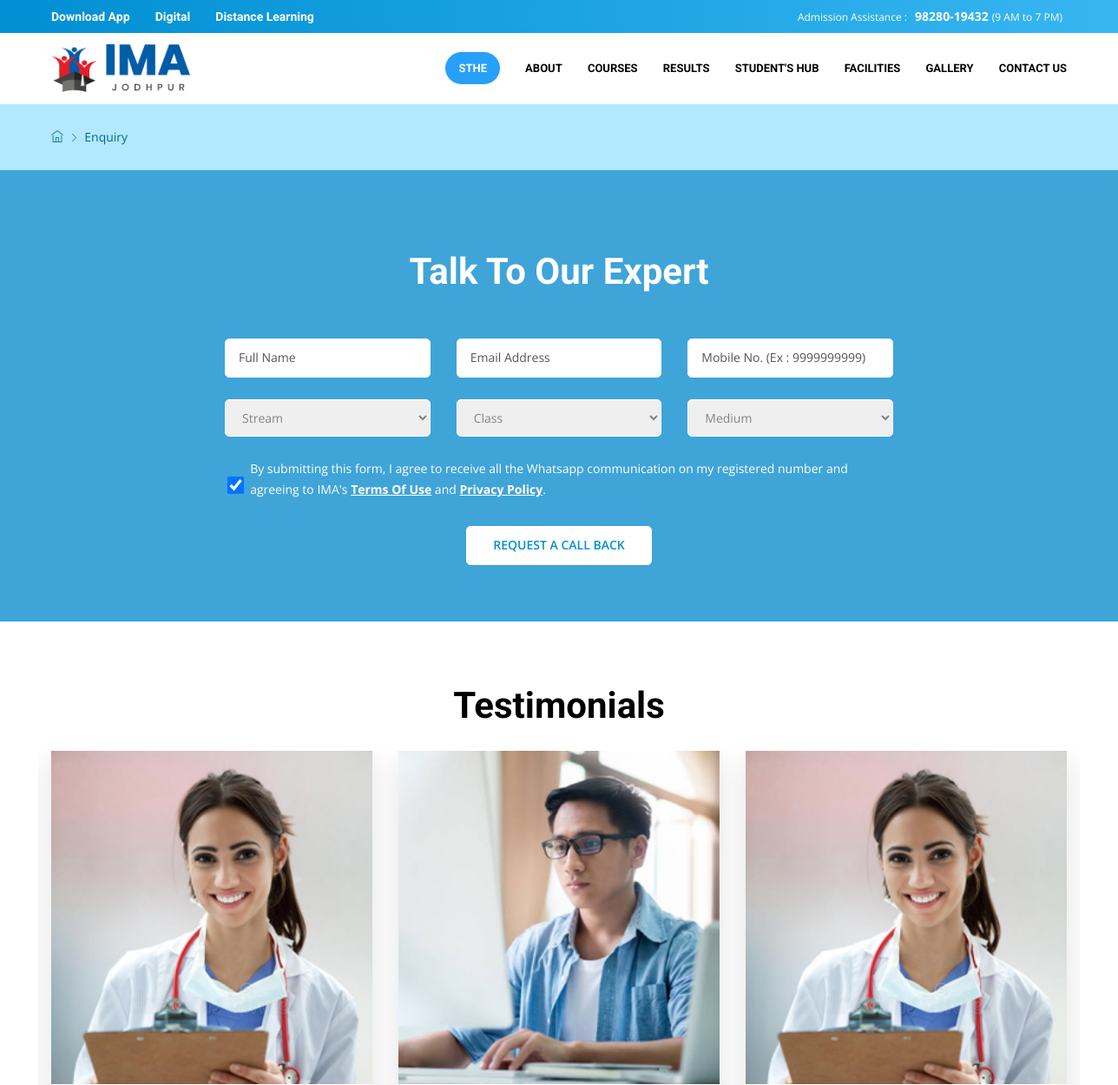
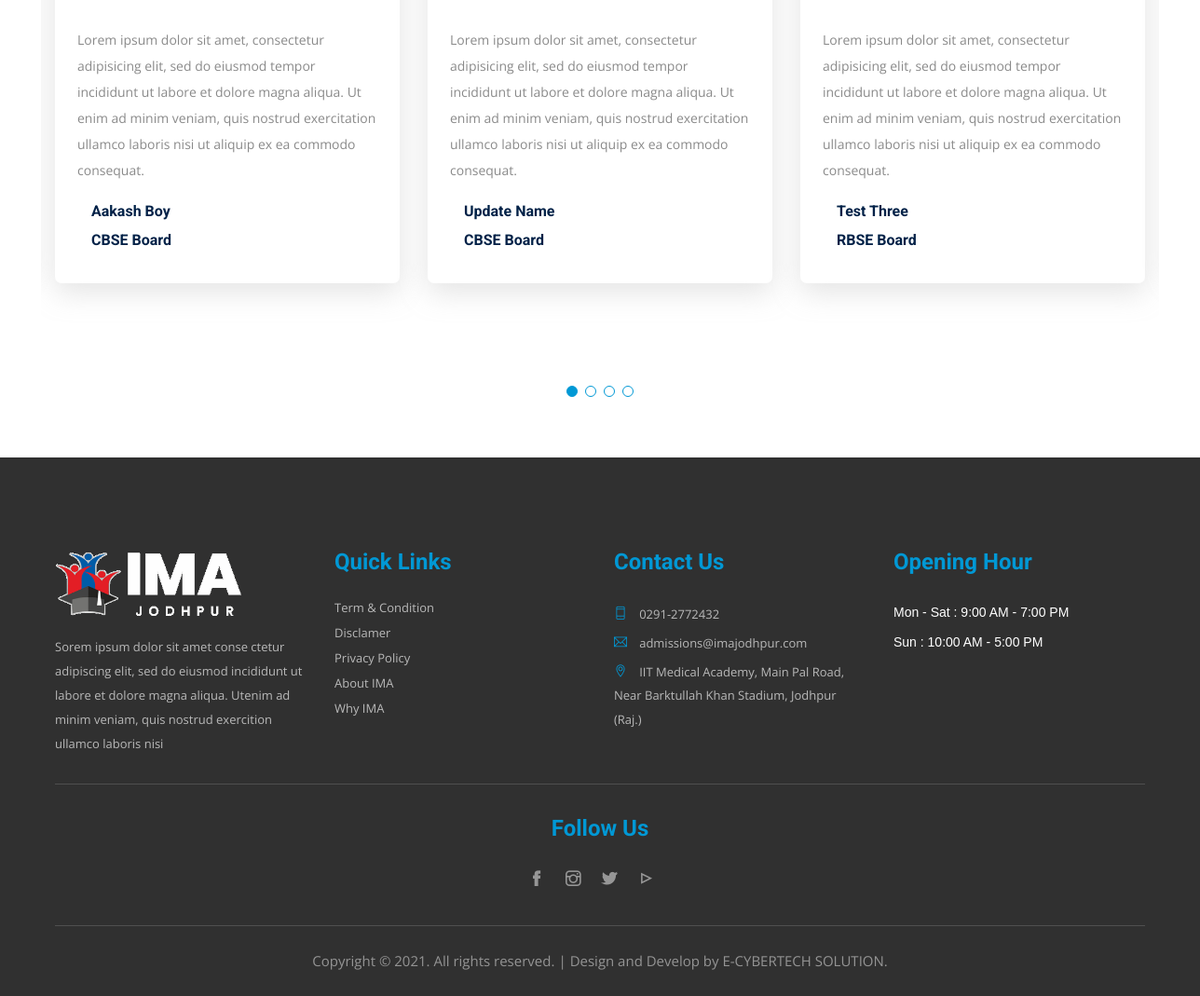
Screenshot of /index.php/home/enquiry with the database file from the repository (2 pictures, top to bottom).
### tables this page shows
CREATE TABLE `testimonial_db` (
  `id` int(11) NOT NULL,
  `name` varchar(250) NOT NULL,
  `class` varchar(10) NOT NULL,
  `board` varchar(100) NOT NULL,
  `message` text NOT NULL,
  `review_img` varchar(50) NOT NULL,
  `review_img_title` varchar(500) NOT NULL,
  `status` int(11) NOT NULL,
  `createDateTime` int(11) NOT NULL
);

### application/controllers/Home.php (called while the page is built, shortened)
<?php defined('BASEPATH') OR exit('No direct script access allowed');
class Home extends CI_Controller
{
	public function __construct()
	{
		$this->load->helper('url');
		$this->load->helper('download');
		$this->load->helper('general_helper');
		$this->load->library('session');
		$this->load->library('pagination');
		$this->load->library('email');
		$this->load->model('register_model');
		$this->load->model('testimonial_model');
		$this->load->model('announcment_model');
		$this->load->model('news_model');
	}
	public function enquiry()
	{
		$header['title'] = "IMA Jodhpur | Talk To Expert | Enquiry";
		$data['testimonial'] = $this->testimonial_model->getAllReview();
		$this->load->view('header', $header);
		$this->load->view('pages/enquiry', $data);
		$this->load->view('footer');
	}
}

### index.php (called while the page is built, shortened)
<?php
require_once BASEPATH.'core/CodeIgniter.php';

### application/models/Testimonial_model.php (called while the page is built, shortened)
<?php class Testimonial_model extends CI_Model
{
	public function getAllReview()
	{
		$sql = $this->db->query("SELECT * FROM `testimonial_db`");
		return $sql->result_array();
	}
}
?>

### application/views/pages/enquiry.php (the view, shortened to what this page needs)
<section class="breadcrumb_section">
    <div class="container">
        <div class="row">
            <div class="col-xl-12 col-lg-12 col-md-12 col-sm-12">
                <div class="breadcrumb_item">
                    <ul>
                        <li><a href="<?php echo base_url('home/'); ?>"><i class="ti-home"></i></a></li>
                        <li><span><i class="ti-angle-right"></i></span></li>
                        <li><a href="javascript:void(0)">Enquiry</a></li>
                    </ul>
                </div>
            </div>
        </div>
    </div>
</section>
<section class="counter-area result_section">
    <div class="container pt-90 pb-65">
        <div class="row">
            <div class="col-xl-6 offset-xl-3 col-lg-8 offset-lg-2 col-md-10 offset-md-1">
                <div class="section-title mb-50 text-center">
                    <div class="mb-20">
                        <h3 class="black_section_head white_head">Talk To Our Expert</h3>
                    </div>
                </div>
            </div>
        </div>
        <div class="row">
            <div class="col-xl-8 col-lg-8 col-md-12 col-sm-12 talk_form">
                <form id="talkExpert" name="talkExpert" action="<?php echo base_url('Home/addEnquiry/'); ?>" method="POST" class="row">
                    <div class="col-xl-4 col-lg-4 col-md-12 col-sm-12">
                        <div class="tlk_frm_inpt">
                            <input type="text" id="tname" name="tname" placeholder="Full Name" />
                        </div>
                    </div>
                    <div class="col-xl-4 col-lg-4 col-md-12 col-sm-12">
                        <div class="tlk_frm_inpt">
                            <input type="email" id="temail" name="temail" placeholder="Email Address" />
                        </div>
                    </div>
                    <div class="col-xl-4 col-lg-4 col-md-12 col-sm-12">
                        <div class="tlk_frm_inpt">
                            <input type="number" id="tphone" name="tphone" placeholder="Mobile No. (Ex : 9999999999)" onkeypress="if(this.value.length==10)return false;" />
                        </div>
                    </div>
                    <div class="col-xl-4 col-lg-4 col-md-12 col-sm-12">
                        <div class="tlk_frm_inpt">
                            <select id="tstrem" name="tstrem" placeholder="Strem" onchange="showRent(this)">
                                <option value="">Stream</option>
                            </select>
                        </div>
                    </div>
                    <div class="col-xl-4 col-lg-4 col-md-12 col-sm-12">
                        <div class="tlk_frm_inpt">
                            <select id="tclass" name="tclass" placeholder="Class">
                                <option value="">Class</option>
                            </select>
                        </div>
                    </div>
                    <div class="col-xl-4 col-lg-4 col-md-12 col-sm-12">
                        <div class="tlk_frm_inpt">
                            <select id="tmedium" name="tmedium" placeholder="Medium">
                                <option value="">Medium</option>
                            </select>
                        </div>
                    </div>
                    <div class="col-xl-12 col-lg-12 col-md-12 col-sm-12">
                        <div class="tlk_chk">
                            <input checked="checked" type="checkbox" id="tagree" name="tagree" value="1" />
                            <div class="rqt_txt">
                                <p>By submitting this form, I agree to receive all the Whatsapp communication on my registered number and agreeing to IMA's <a href="#">Terms Of Use</a> and <a href="#">Privacy Policy</a>.</p>
                            </div>
                        </div>
                    </div>
                    <div class="col-xl-12 col-lg-12 col-md-12 col-sm-12">
                        <div class="rslt_btn">
                            <button id="tsubmit" name="tsubmit" value="1">Request a call back</button>
                        </div>
                    </div>
                </form>
            </div>
        </div>
    </div>
</section>
<section class="testimonilas-area pt-70 pb-50">
    <div class="container">
        <div class="row">
            <div class="col-xl-6 offset-xl-3 col-lg-8 offset-lg-2 col-md-10 offset-md-1">
                <div class="section-title mb-50 text-center">
                    <div class="section-title-heading mb-20">
                        <h4 class="black_section_head">Testimonials</h4>
                    </div>
                </div>
            </div>
        </div>
        <div class="testimonilas-list">
            <div class="row testimonilas-active">
                <?php if(!empty($testimonial)){$sno = 1;
                    foreach($testimonial as $key => $val){
                ?>
                <div class="col-xl-12">
                    <div class="testimonilas-wrapper mb-110">
                        <div class="courses-thumb">
                            <img src="<?php echo base_url('library/uploads/testimonials/'.$testimonial[$key]['review_img']); ?>" title="<?php echo $testimonial[$key]['review_img_title']; ?>" alt="<?php echo $testimonial[$key]['review_img_title']; ?>" />
                        </div>
                        <div class="testimonilas_cont">
                            <div class="testimonilas-para">
                                <p><?php echo $testimonial[$key]['message']; ?></p>
                            </div>
                            <div class="testimonilas-heading d-flex">
                                <div class="testimonilas-author-title testimonial_auth">
                                    <h3><?php echo $testimonial[$key]['name']; ?></h3>
                                    <h3><?php echo $testimonial[$key]['board']; ?></h3>
                                </div>
                            </div>
                        </div>
                    </div>
                </div>
                <?php
                        }
                    }
                ?>
            </div>
        </div>
    </div>
</section>

### library/includes/css/default.css (style rules this page uses)
.mb-20 { margin-bottom: 20px; }
.mb-50 { margin-bottom: 50px; }
.mb-110 { margin-bottom: 110px; }
.pt-70 { padding-top: 70px; }
.pt-90 { padding-top: 90px; }
.pb-50 { padding-bottom: 50px; }
.pb-65 { padding-bottom: 65px; }
.white_head { color: #fff !important; }

### library/includes/css/style.css (style rules this page uses)
body { font-family: 'Open Sans', sans-serif; font-weight: normal; font-style: normal; }
a, button { transition: all 0.3s ease-out 0s; cursor: pointer; }
a, button { color: #1696e7; outline: medium none; }
h1, h2, h3, h4, h5, h6 { font-family: 'Roboto', sans-serif; font-weight: normal; color: #313131; margin-top: 0px; font-style: normal; font-weight: 400; }
h3 { font-size: 28px; }
h4 { font-size: 22px; }
ul { margin: 0px; padding: 0px; }
li { list-style: none }
p { font-size: 14px; font-weight: normal; line-height: 24px; color: #8a8a8a; margin-bottom: 15px; font-family: 'Open Sans', sans-serif; }
*::placeholder { color: #555555; font-size: 14px; opacity: 1; }
.courses-thumb img { width: 100%; position: relative; }
.testimonilas-author-title { margin-left: 15px; }
.testimonilas-para { margin-top: 0;margin-bottom: 15px; }
.testimonilas-para p { font-size: 14px; line-height: 28px; margin: 0; }
.testimonilas-wrapper { border-radius: 7px; background-color: rgb(255, 255, 255); box-shadow: 0px 10px 30px 0px rgba(178, 178, 178, 0.35); }
.testimonilas-list { margin-top: -25px; }

### library/includes/css/custom.css (style rules this page uses)
body { overflow-x: hidden; }
.black_section_head { color: #000;font-size: 42px;font-weight: 700; font-family: 'Roboto', sans-serif; }
.result_section { background-color: #3FA4D8; }
.rslt_btn { text-align: center;margin-top: 15px; }
.rslt_btn button, .rslt_btn a { background-color: #fff;color: #008fd3;text-transform: uppercase;font-size: 14px;font-weight: 600;padding: 10px 30px;border-radius: 5px;border: 1px solid #fff; transition: 0.5s all;-webkit-transition: 0.5s all;-moz-transition: 0.5s all; }
.testimonilas_cont { padding: 30px 24px; }
.testimonial_auth h3 { font-size: 16px;color: #002147;font-weight: 700;line-height: 29px;margin: 0;margin-bottom: 2px;text-transform: capitalize; }
.talk_form { margin: 0 auto; }
.tlk_frm_inpt { margin-bottom: 25px; }
.tlk_frm_inpt input, .tlk_frm_inpt select { width: 100%;border: 1px solid #fff;border-radius: 5px;padding: 10px 15px;font-size: 14px;font-weight: 400;color: #838383; }
.tlk_chk input { width: 25px;height: 20px;display: inline-block; }
.tlk_frm_inpt input[type="number"] { -moz-appearance: textfield; }
.rqt_txt { width: 90%;display: inline-block; }
.rqt_txt p { color: #fff;font-size: 14px;font-weight: 400; }
.rqt_txt p a { color: #fff;font-weight: 700;text-decoration: underline; }
.breadcrumb_section { width: 100%;background-color: #b3e9ff;padding: 25px 0; }
.breadcrumb_item ul li { display: inline-block;margin-right: 3px; }
.breadcrumb_item ul li a { font-size: 14px;font-weight: 400;color: #006999; }
.breadcrumb_item ul li span i { font-size: 10px; }

### rows the page displays
testimonial_db: review_img (picture), message "Lorem ipsum dolor sit amet, consectetur adipisicing elit, sed do eiusmod tempor incididunt ut labore et dolore magna aliqua. Ut enim ad minim veniam, quis nostrud exercitation ullamco laboris nisi ut aliquip ex ea commodo consequat.", name "Aakash Boy", board "CBSE Board"
testimonial_db: review_img (picture), message "Lorem ipsum dolor sit amet, consectetur adipisicing elit, sed do eiusmod tempor incididunt ut labore et dolore magna aliqua. Ut enim ad minim veniam, quis nostrud exercitation ullamco laboris nisi ut aliquip ex ea commodo consequat.", name "Update Name", board "CBSE Board"
testimonial_db: review_img (picture), message "Lorem ipsum dolor sit amet, consectetur adipisicing elit, sed do eiusmod tempor incididunt ut labore et dolore magna aliqua. Ut enim ad minim veniam, quis nostrud exercitation ullamco laboris nisi ut aliquip ex ea commodo consequat.", name "Test Three", board "RBSE Board"
